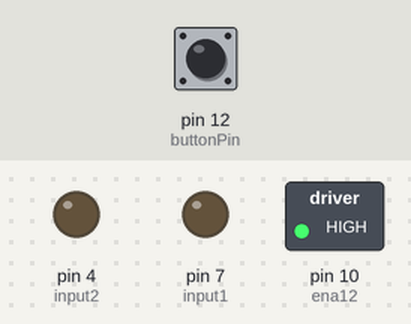
Bench run of a sketch on a simulated Arduino Uno, built with avr-gcc and run on an emulated ATmega328P. Parts: switched loads named in the sketch (green lamp = pin HIGH), output pins drawn as LEDs (lit = HIGH). The inputs (shaded band) are chosen by the test bench; at power-on: pin 12 (buttonPin) LOW.

Above: at 1.2 s.
1.3 s: pin 12 (buttonPin) pulled HIGH for 0.15 s
At 1.37 s:
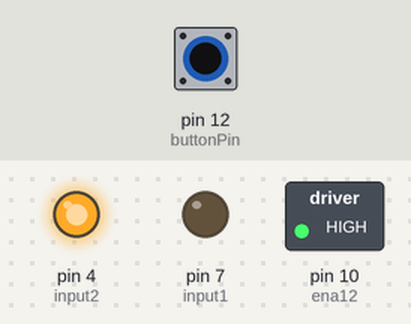
2.9 s: pin 12 (buttonPin) pulled HIGH for 3.2 s
At 7.5 s:
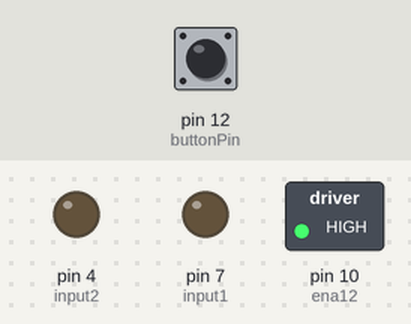
Timing chart, 0 to 9.0 s (numbered marks = the images above; inputs shaded):
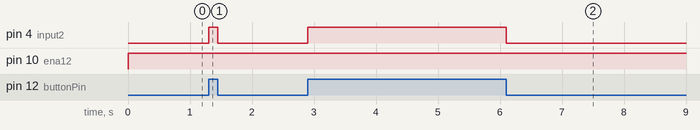

Measured:
- after the input at 1.3 s, pin 4 (input2): LOW → HIGH at once, → LOW 0.15 s later
- after the input at 2.9 s, pin 4 (input2): LOW → HIGH at once, → LOW 3.2 s later

The sketch:

Code_02.ino
```cpp
//Motor connections
int ena12 = 10;
int input1 = 7;
int input2 = 4;
int buttonState = 0;
int buttonPin = 12;

void setup() {
  //Set motor control pins to outputs
  pinMode (input1, OUTPUT);
  pinMode (input2, OUTPUT);
  pinMode (ena12, OUTPUT);

  pinMode(buttonPin, INPUT);

  //Turn off motor - Initial state
  digitalWrite(input1, LOW);
  digitalWrite(input2, LOW);
  digitalWrite(ena12, LOW);

}

void loop() {
  //Set the motor to highest speed
  analogWrite(ena12, 255);

  buttonState = digitalRead(buttonPin);
  if (buttonState == HIGH) {
  	digitalWrite(input1, LOW);
	digitalWrite(input2, HIGH);
  }
  else {
    digitalWrite(input1, LOW);
    digitalWrite(input2, LOW);
  }
}
```
